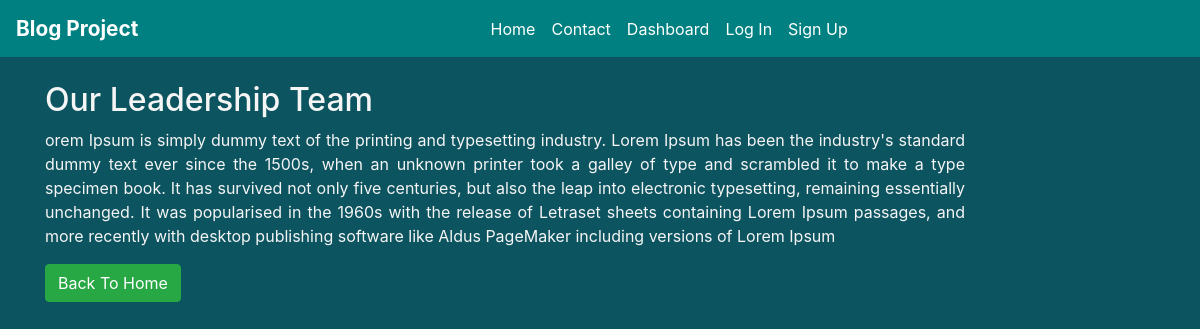
/post/5/, run on the app's committed database.
### blog/models.py (models this page shows)
class Post(models.Model):
    title = models.CharField(max_length=70)
    description = models.TextField()
    created_at = models.DateTimeField(auto_now_add=True)
    updated_at = models.DateTimeField(auto_now=True)

### blog/views.py (the view)
# urls.py: path('post/<int:pk>/', views.PostDetailView.as_view(), name='post'),
class PostDetailView(DetailView):
    model = Post
    context_object_name = 'post'
    template_name = 'blog/post_dtl_view.html'
    def get_context_data(self, **kwargs):
        context = super().get_context_data(**kwargs)
        context['title'] = 'Blog | Detail Views'
        return context

### templates/blog/post_dtl_view.html
{% extends 'blog/base.html' %}
{% load static %}
{% block container %}
 <div class="col-sm-10 my-4">
    <h2>{{ post.title }}</h2>
    <p>{{ post.description }}</p>
     <a class="btn btn-success" href="{% url 'home' %}">Back To Home</a>
 </div>
{% endblock %}

### static/blog/css/style.css (style rules this page uses)
body { background-color: #0c5460; color: whitesmoke; text-align: justify; }

### data on the page
Post: title "Our Leadership Team", description "orem Ipsum is simply dummy text of the printing and typesetting industry. Lorem Ipsum has been the industry's standard dummy text ever since the 1500s, when an unknown printer took a galley of type and scrambled it to make a type specimen book. It has survived not only five centuries, but also the leap into electronic typesetting, remaining essentially unchanged. It was popularised in the 1960s with the release of Letraset sheets containing Lorem Ipsum passages, and more recently with desktop publishing software like Aldus PageMaker including versions of Lorem Ipsum"
